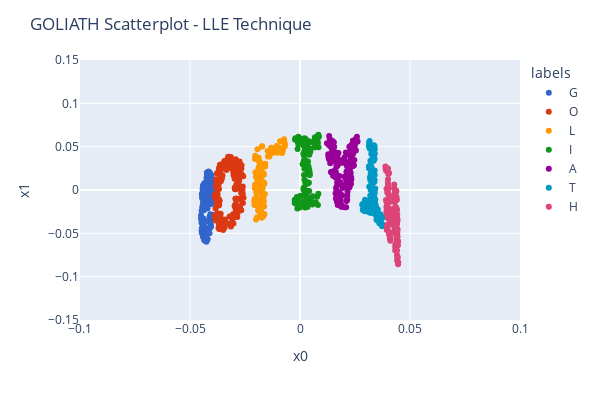

The cell this chart's notebook holds for it:
### Markdown cell above
Although it has some distortion from the initial manifold, the outcome can show the key relationships in the data!

### Code cell
# LLE modifying some parameters: n_neighbors and eigen_solver
model_L2 = LocallyLinearEmbedding(n_neighbors=97, n_components=2, random_state=20,
                               method='modified', eigen_solver='auto')
df_L2 = pd.DataFrame(model_L2.fit_transform(dfS[['x0','x1','x2']]), columns=['x0', 'x1'])
df_L2['labels'] = dfS['labels']

plot_LLE(df_L2)
